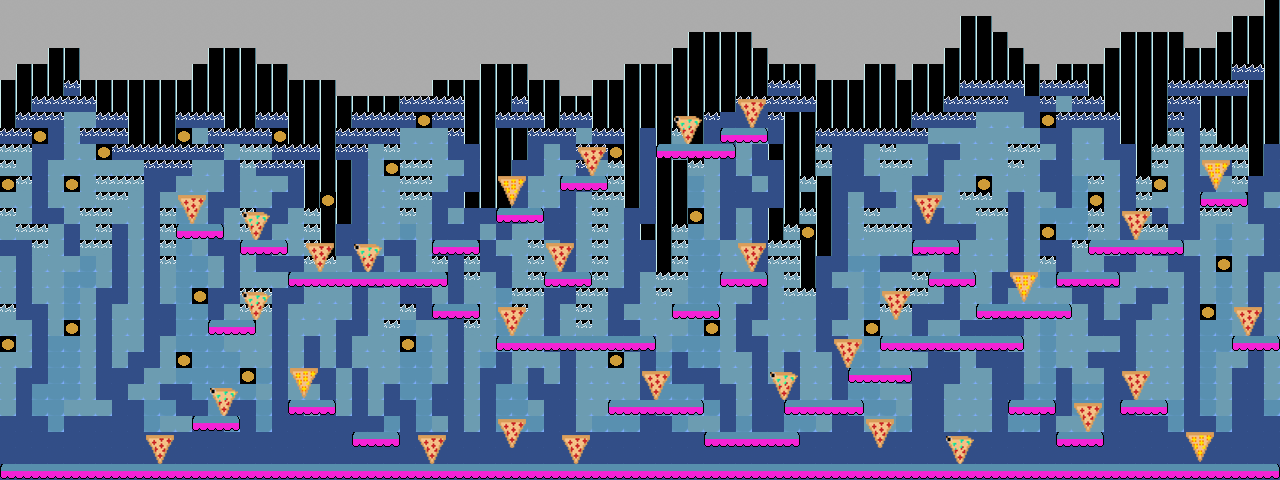

A level layout from a 2D game, rendered from its tile map. Below: a short description, then the map file with tile-grid data replaced by summaries:
An orthogonal 80x30 tile map with 16x16 px tiles, 2 tile layers (fondo, Plataformas), 2 tilesets.

<map version="1.0" orientation="orthogonal" renderorder="right-down" width="80" height="30" tilewidth="16" tileheight="16" nextobjectid="1">
 <tileset firstgid="1" name="objetos" tilewidth="16" tileheight="16" tilecount="924" columns="33">
  <image source="tileset2.0.png" width="528" height="448" />
  <tile id="0">
   <properties>
    <property name="tipo" value="pizzaBuena" />
   </properties>
  </tile>
  <tile id="1">
   <properties>
    <property name="tipo" value="pizzaBuena" />
   </properties>
  </tile>
  <tile id="33">
   <properties>
    <property name="tipo" value="pizzaBuena" />
   </properties>
  </tile>
  <tile id="34">
   <properties>
    <property name="tipo" value="pizzaBuena" />
   </properties>
  </tile>
  <tile id="66">
   <properties>
    <property name="tipo" value="estrellas" />
   </properties>
  </tile>
  <tile id="67">
   <properties>
    <property name="tipo" value="estrellas" />
   </properties>
  </tile>
  <tile id="99">
   <properties>
    <property name="tipo" value="pizzaMala" />
   </properties>
  </tile>
  <tile id="100">
   <properties>
    <property name="tipo" value="pizzaMala" />
   </properties>
  </tile>
  <tile id="132">
   <properties>
    <property name="tipo" value="pizzaMala" />
   </properties>
  </tile>
  <tile id="133">
   <properties>
    <property name="tipo" value="pizzaMala" />
   </properties>
  </tile>
  <tile id="198">
   <properties>
    <property name="tipo" value="pizzaDorada" />
   </properties>
  </tile>
  <tile id="199">
   <properties>
    <property name="tipo" value="pizzaDorada" />
   </properties>
  </tile>
  <tile id="231">
   <properties>
    <property name="tipo" value="pizzaDorada" />
   </properties>
  </tile>
  <tile id="232">
   <properties>
    <property name="tipo" value="pizzaDorada" />
   </properties>
  </tile>
 </tileset>
 <tileset firstgid="925" name="tileset4.0" tilewidth="16" tileheight="16" tilecount="924" columns="33">
  <image source="tileset4.0.png" trans="ffffff" width="528" height="448" />
 </tileset>
 <layer name="fondo" width="80" height="30">
  <data>[2400 cells, 2400 non-empty, 8 distinct tile ids]</data>
 </layer>
 <layer name="Plataformas" width="80" height="30">
  <data>[2400 cells, 342 non-empty, 15 distinct tile ids]</data>
 </layer>
</map>